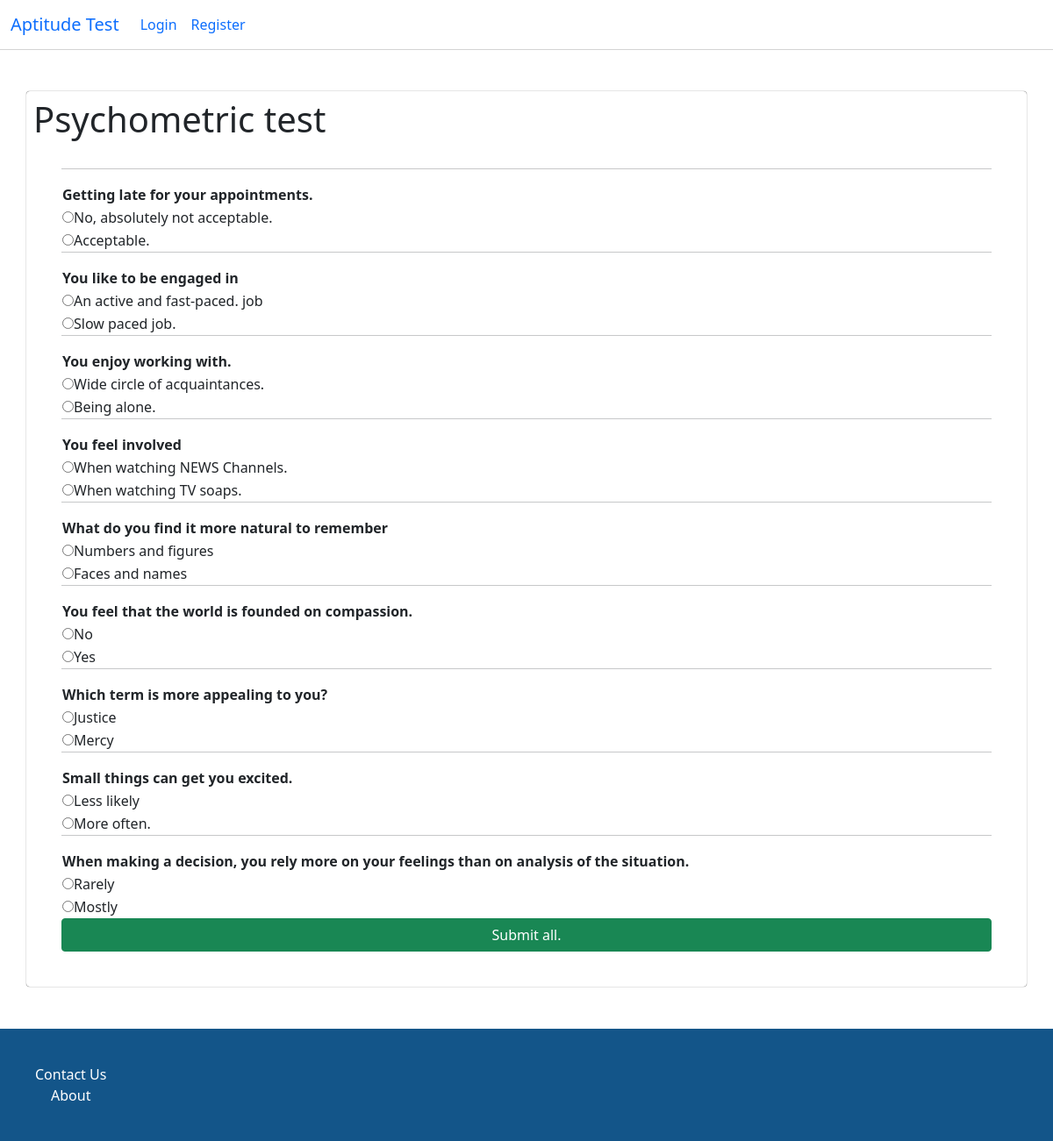
/Quiz/give_test/2, run on the app's committed database.
### Quiz/models.py (models this page shows, shortened)
class exam(models.Model):
    exam_name = models.CharField(max_length=50)
    exam_questions = models.ManyToManyField(questions)
    def __str__(self):
        return str(self.exam_name)

class questions(models.Model):
    question_text = models.CharField(max_length=120)
    answer1 = models.CharField(max_length=120)
    answer2 = models.CharField(max_length=120)
    parameter = models.ForeignKey('parameters',on_delete=CASCADE)

### Quiz/views.py (the view, shortened to what this page needs)
# urls.py: path('give_test/<int:pk>',views.give_test.as_view(),name='give_test'),
class give_test(View):
    def get(self,request,pk):
        exam_selected = exam.objects.get(id = pk)
        exam_answers = answers.objects.filter(exam__id = pk,user__id = request.user.id)
        if len(exam_answers) == 0 :
            exam_questions = exam_selected.exam_questions.all()
            return render(request,template_name='Quiz/give_test.html',context={'exam_questions':exam_questions,'exam_selected':exam_selected})
        else:
            return redirect('Quiz:dashboard')

### Quiz/templates/Quiz/give_test.html (shortened to what this page needs)
{% extends 'Quiz/base.html' %}
{%block content %}
<h1>{{exam_selected}}</h1>
<form method="POST">
    <div class="row dashboardblock">
        {% for question in exam_questions %}
        <table>
            <tr>
                <td><strong>{{question.question_text}}</strong></td>
            </tr>
            <tr>
                <td><input type="radio" id="{{question.answer1}}" name={{question.id}}
                        value="{{question.answer1}}">{{question.answer1}} </td>
            </tr>
            <hr>
            <tr>
                <td><input type="radio" id="{{question.answer1}}" name={{question.id}} value="{{question.answer2}}">{{question.answer2}} </td>
            </tr>
        </table>
        {% endfor %}
        <input type="submit" value="Submit all." class="btn btn-success">
    </div>
</form>
{% endblock %}

### Quiz/templates/Quiz/base.html (shortened to what this page needs)
<!doctype html>
<html lang="en">
<head>
    {% load static %}
    <link href="{% static 'Quiz/css/bootstrap.min.css' %}" rel="stylesheet" type="text/css">
    <link href="{% static 'Quiz/css/styles.css' %}" rel="stylesheet" type="text/css">
</head>
<body>
    <nav class="navbar navbar-expand-lg navstyle">
        <div class="container-fluid ">
          <a class="navbar-brand" href="#">Aptitude Test</a>
          <div class="collapse navbar-collapse" id="navbarSupportedContent">
            <ul class="navbar-nav mb-2 mb-lg-0 ">
            {% if request.user.is_authenticated %}
              <li class="nav-item">
                <a class="nav-link active" aria-current="page" href="{% url 'Quiz:dashboard' %}" >{{request.user}} </a>
              </li>
              <li class="nav-item dropdown">
                <a class="nav-link dropdown-toggle" href="#" id="navbarDropdown" role="button" data-bs-toggle="dropdown" aria-expanded="false">
                  Actions
                </a>
                <ul class="dropdown-menu" aria-labelledby="navbarDropdown">
                  <li><a class="dropdown-item" href="{% url 'Quiz:add_exam' %}">Add Exam</a></li>
                  <li><a class="dropdown-item" href="{% url 'Quiz:add_questions' %}">Add Questions</a></li>
                  <li><a class="dropdown-item" href="{% url 'Quiz:add_parameters' %}">Add Parameters</a></li>
                  <li><hr class="dropdown-divider"></li>
                  <li><a class="dropdown-item" href="{% url 'Quiz:logout' %}">Logout </a></li>
                </ul>
              </li>
            {% else %}
            <li class="nav-item">
                <a class="nav-link active" aria-current="page" href=" {% url 'Quiz:login' %} ">Login</a>
            </li>
            <li class="nav-item">
                <a class="nav-link active" aria-current="page" href=" {% url 'Quiz:register' %} ">Register</a>
            </li>
            {% endif %}
            </ul>
          </div>
        </div>
      </nav>
        <div class = "container mt-5 p-2 container-card">
                    {% block content %}
                    {% endblock %}
        </div>
        <footer>
        <div class = "container-fluid mt-5 p-2 footer">
          <div class = "row footer-block">
          Contact Us <br>
          About
          </div>
        </div>
      </footer>
</body>
</html>

### Quiz/static/Quiz/css/styles.css (style rules this page uses)
.container-card { border-color:white; border-radius: 4px; background-color :white; border-width:thin; box-shadow: 0px 0px 1px 0px black; }
.dashboardblock { margin: 1em; background-color: white; padding: 1em; }
.footer { position: relative; bottom: 0; width: 100%; background-color: #135589; color: white; text-align: center; margin-top: auto; }
.navstyle { background-color: white; box-shadow: 0px 0px 1px 0px black; }
.footer-block { margin :1em; padding :1em; }

### data on the page
exam: exam_name "Psychometric test"
questions: question_text "Getting late for your appointments.", answer1 "No, absolutely not acceptable.", answer2 "Acceptable."
questions: question_text "You like to be engaged in", answer1 "An active and fast-paced. job", answer2 "Slow paced job."
questions: question_text "You enjoy working with.", answer1 "Wide circle of acquaintances.", answer2 "Being alone."
questions: question_text "You feel involved", answer1 "When watching NEWS Channels.", answer2 "When watching TV soaps."
questions: question_text "What do you find it more natural to remember", answer1 "Numbers and figures", answer2 "Faces and names"
questions: question_text "You feel that the world is founded on compassion.", answer1 "No", answer2 "Yes"
questions: question_text "Which term is more appealing to you?", answer1 "Justice", answer2 "Mercy"
questions: question_text "Small things can get you excited.", answer1 "Less likely", answer2 "More often."
questions: question_text "When making a decision, you rely more on your feelings than on analysis of the situation.", answer1 "Rarely", answer2 "Mostly"
